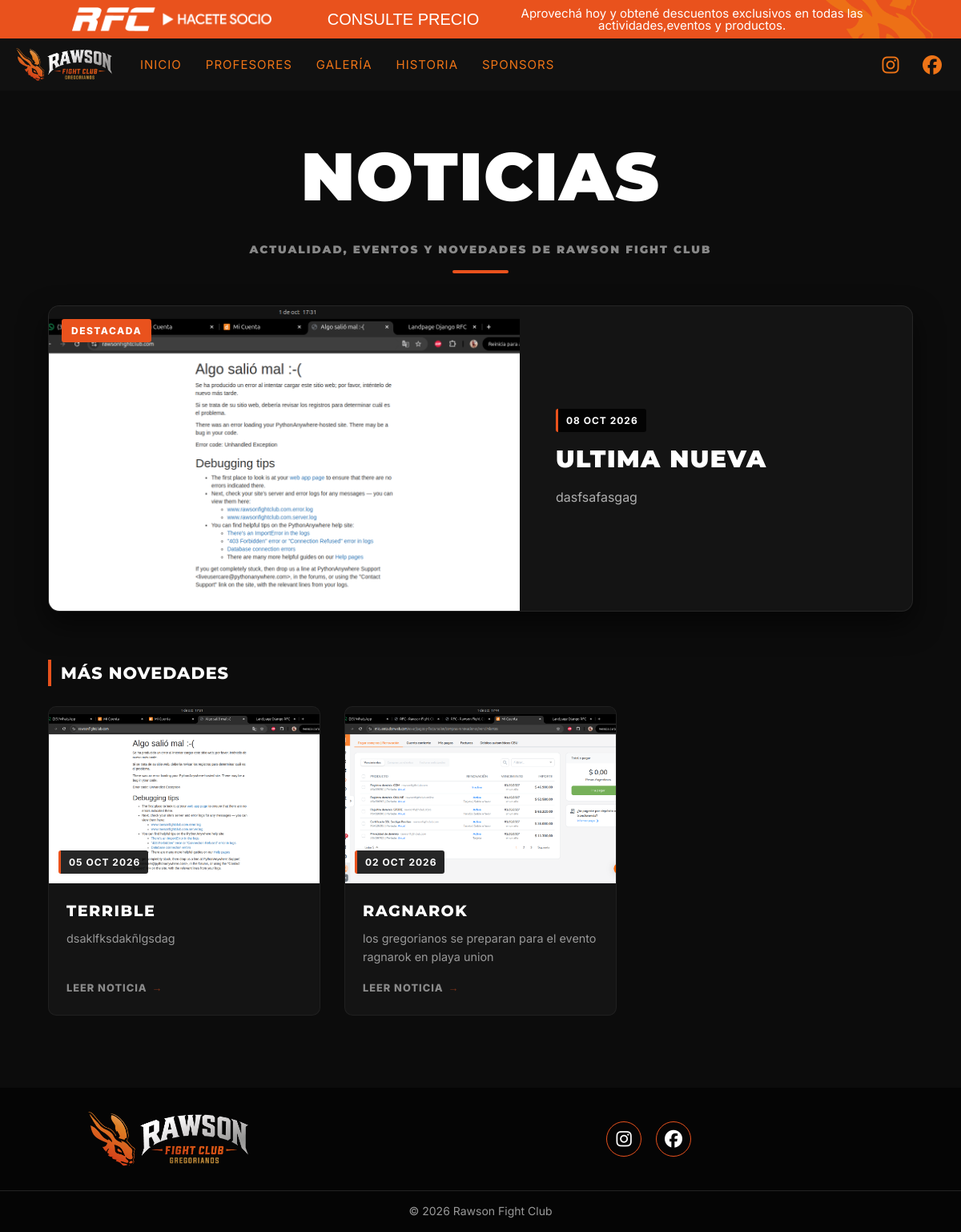
The page /noticias/ on the database as committed earlier.
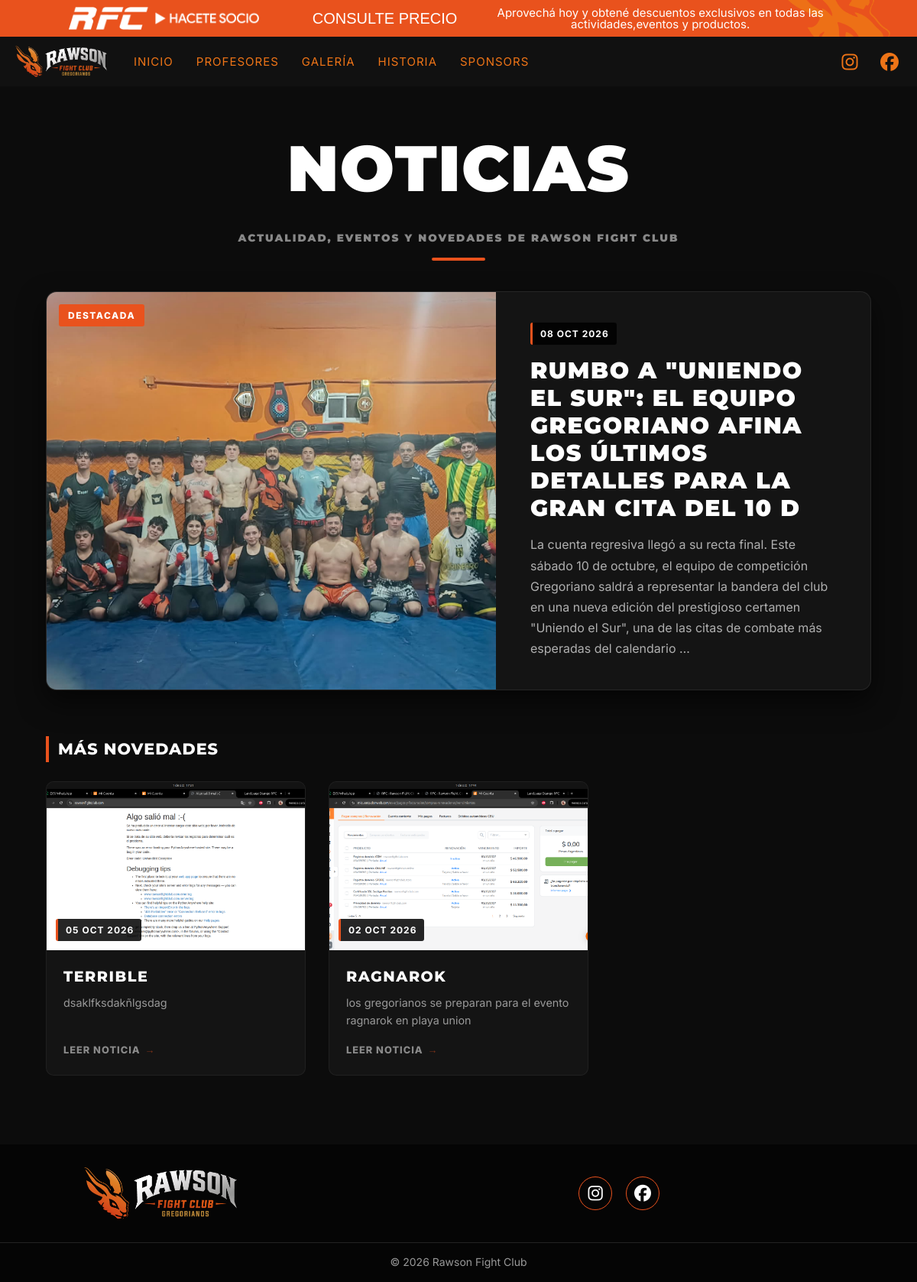
The same page on the database as committed later.
### noticias/models.py (models this page shows, shortened)
class Noticia (models.Model):
    titulo = models.CharField(max_length=100)
    slug = models.SlugField(
      max_length=220,
      unique=True,
      blank=True,
      help_text="Identificador único para la URL. Se autogenera si se deja vacío.",
    )
    contenido= models.TextField()
    imagen= models.ImageField(upload_to="noticias/")
    fecha_publicacion= models.DateField(auto_now_add=True)
    publicada = models.BooleanField(default=True)
    destacada = models.BooleanField(default=False)

### noticias/views.py (the view)
# urls.py: path("", views.lista_noticias, name="lista_noticias"),
def lista_noticias(request):
    noticias_queryset = (
        Noticia.objects
        .filter(publicada=True)
        .order_by("-fecha_publicacion")
    )
    destacada = noticias_queryset.first()
    noticias_resto = noticias_queryset[1:] if destacada else []
    return render(
        request,
        "noticias/lista_noticias.html",
        {
            "destacada": destacada,
            "noticias": noticias_resto,
        }
    )

### noticias/templates/noticias/lista_noticias.html (shortened to what this page needs)
{% extends 'web/base.html' %}
{% load static %}
{% block extra_css %}
<link rel="stylesheet" href="{% static 'noticias/css/noticias.css' %}">
{% endblock %}
{% block content %}
<main class="noticias-page">
    <header class="noticias-hero-title">
        <div class="section-title">
            <h2>Noticias</h2>
            <p class="noticias-subtitulo">Actualidad, eventos y novedades de Rawson Fight Club</p>
        </div>
    </header>
    <div class="noticias-container">
        {% if destacada %}
            <section class="noticia-destacada-wrap">
                <article class="noticia-destacada-card">
                    <div class="destacada-img-box">
                        {% if destacada.imagen %}
                            <img src="{{ destacada.imagen.url }}" alt="{{ destacada.titulo }}">
                        {% else %}
                            <img src="{% static 'web/img/home/homecarrusel1.png' %}" alt="{{ destacada.titulo }}">
                        {% endif %}
                        <span class="badge-destacada">Destacada</span>
                    </div>
                    <div class="destacada-info">
                        <span class="noticia-fecha">{{ destacada.fecha_publicacion|date:"d M Y" }}</span>
                        <h3 class="destacada-titulo">{{ destacada.titulo }}</h3>
                        <p class="destacada-texto">
                            {{ destacada.contenido|truncatewords:45 }}
                        </p>
                    </div>
                </article>
            </section>
        {% endif %}
        {% if noticias %}
            <section class="noticias-grid-section">
                <h3 class="subtitulo-seccion-grid">Más Novedades</h3>
                <div class="noticias-grid">
                    {% for noticia in noticias %}
                        <article class="noticia-card">
                            <div class="noticia-img-wrap">
                                {% if noticia.imagen %}
                                    <img src="{{ noticia.imagen.url }}" alt="{{ noticia.titulo }}" loading="lazy">
                                {% else %}
                                    <img src="{% static 'web/img/home/homecarrusel1.png' %}" alt="{{ noticia.titulo }}">
                                {% endif %}
                                <span class="noticia-fecha">{{ noticia.fecha_publicacion|date:"d M Y" }}</span>
                            </div>
                            <div class="noticia-cuerpo">
                                <h4 class="noticia-titulo">{{ noticia.titulo }}</h4>
                                <p class="noticia-extracto">
                                    {{ noticia.contenido|truncatewords:20 }}
                                </p>
                                {% if noticia.slug %}
                                    <a href="{% url 'detalle_noticia' noticia.slug %}" class="noticia-link">
                                        Leer noticia <span>&rarr;</span>
                                    </a>
                                {% else %}
                                    <span class="noticia-link" style="opacity: 0.5; cursor: default;">
                                        Leer noticia <span>&rarr;</span>
                                    </span>
                                {% endif %}
                            </div>
                        </article>
                    {% endfor %}
                </div>
            </section>
        {% endif %}
    </div>
</main>
{% endblock %}

### web/templates/web/base.html (shortened to what this page needs)
{% load static %}
<!DOCTYPE html>
<html lang="es">
<head>
    <link rel="stylesheet" href="https://cdnjs.cloudflare.com/ajax/libs/font-awesome/6.5.1/css/all.min.css">
    <link rel="stylesheet" href="{% static 'web/css/base.css' %}">
    <link rel="stylesheet" href="{% static 'web/css/components/navbar.css' %}">
    <link rel="stylesheet" href="{% static 'web/css/components/topbar.css' %}">
    <link rel="stylesheet" href="{% static 'web/css/components/footer.css' %}">
    {% block extra_css %}
    {% endblock %}
</head>
<body>
   {% include "web/components/topbar.html" %}
   {% include "web/components/navbar.html" %}
    {% block content %}{% endblock %}
    {% include "web/components/footer.html" %}
</body>
</html>

### web/templates/web/components/topbar.html (shortened to what this page needs)
{% load static %}
<div class="topbar">
    <div class="container topbar-contenido">
        <img
            src="{% static 'web/img/branding/hacetesocio.png' %}"
            alt="RFC Hacete socio"
            class="topbar-promo">
            <div class="topbar-precio">
            <span class="precio">CONSULTE PRECIO</span>
        </div>
        <p class="topbar-texto">
            Aprovechá hoy y obtené descuentos exclusivos
            en todas las actividades,eventos y productos.
        </p>
            <img
            src="{% static 'web/img/branding/rfcrabbit.png' %}"
            alt=""
            class="topbar-conejo">
    </div>
</div>

### web/templates/web/components/navbar.html (shortened to what this page needs)
{% load static %}
<nav class="navbar">
    <div class="container navbar-contenido">
        <a href="{% url 'home' %}" class="logo">
            <img
                src="{% static 'web/img/branding/logonav.png' %}"
                alt="Rawson Fight Club">
        </a>
        <ul class="menu" id="menu">
            <li><a href="{% url 'home' %}">Inicio</a></li>
            <li><a href="#entrenadores">Profesores</a></li>
            <li><a href="#galeria">Galería</a></li>
            <li><a href="#historia">Historia</a></li>
            <li><a href="#sponsors">Sponsors</a></li>
        </ul>
        <div class="social">
            <a href="https://www.instagram.com/rfc_clubgregoriano/" target="_blank">
                <i class="fab fa-instagram"></i>
            </a>
            <a href="https://www.facebook.com/share/17oW4tDJbC/" target="_blank">
                <i class="fab fa-facebook"></i>
            </a>
        </div>
    </div>
</nav>

### web/templates/web/components/footer.html
{% load static %}
<footer class="footer-rfc">
    <div class="container footer-contenido">
        <div class="footer-marca">
            <img
                src="{% static 'web/img/branding/logonav.png' %}"
                alt="Rawson Fight Club">
        </div>
        <div class="footer-redes">
            <a
                href="https://www.instagram.com/rfc_clubgregoriano/"
                target="_blank"
                rel="noopener noreferrer"
                aria-label="Instagram">
                <i class="fab fa-instagram"></i>
            </a>
            <a
                href="https://www.facebook.com/share/17oW4tDJbC/"
                target="_blank"
                rel="noopener noreferrer"
                aria-label="Facebook">
                <i class="fab fa-facebook"></i>
            </a>
        </div>
    </div>
    <div class="footer-copy">
        <p>© 2026 Rawson Fight Club</p>
    </div>
</footer>

### web/static/web/css/base.css (style rules this page uses)
*, *::before, *::after { margin: 0; padding: 0; box-sizing: border-box; }
html { scroll-behavior: smooth; }
html, body { width: 100%; max-width: 100%; overflow-x: hidden; background-color: var(--negro-rfc); color: var(--blanco-rfc); font-family: var(--fuente-cuerpo); line-height: 1.6; }
:root { --negro-rfc: #111111; --negro-superficie: #181818; --naranja-rfc: #E9521D; --naranja-claro-rfc: #EE7417; --dorado-rfc: #AE8034; --blanco-rfc: #FFFFFF; --borde-sutil: rgba(255, 255, 255, 0.08); --color-principal: var(--naranja-rfc); --color-principal-hover: var(--naranja-claro-rfc); --color-texto-secundario: #b5b5b5; --fuente-titulos: 'Impact', 'Montserrat', 'Impact', system-ui, sans-serif; --fuente-cuerpo: 'Inter', system-ui, sans-serif; --transicion: all 0.25s ease; }
.container { width: min(1200px, 90%); margin-inline: auto; }
h1, h2, h3, h4, .section-title { font-family: var(--fuente-titulos); text-transform: uppercase; letter-spacing: 1.5px; font-weight: 900; }
.section-title { font-size: clamp(2.2rem, 5vw, 3.5rem); text-align: center; margin-bottom: 15px; color: var(--blanco-rfc); }
.section-title::after { content: ""; display: block; width: 70px; height: 4px; margin: 14px auto 0; border-radius: 2px; background: var(--color-principal); }
img { max-width: 100%; height: auto; display: block; }

### web/static/web/css/components/navbar.css (style rules this page uses)
.navbar { min-height:50px; background:#111; }
.navbar-contenido { min-height:65px; display:flex; align-items:center; width:100%; }
.logo { flex-shrink:0; margin-left:20px; margin-right:35px; display:flex; align-items:center; }
.logo img { width:120px; height:auto; display:block; }
.menu { display:flex; align-items:center; gap:30px; margin:0; padding:0; list-style:none; }
.menu a { color: var(--naranja-claro-rfc); text-decoration:none; font-family:"Inter", sans-serif; font-size:15px; font-weight:400; text-transform:uppercase; letter-spacing:1px; }
.social { margin-left:auto; display:flex; align-items:center; justify-content:center; margin-left: auto; margin-right: 20px; gap:20px; font-size:24px; }
.social a { display:flex; align-items:center; justify-content:center; width:32px; height:32px; color:var(--naranja-claro-rfc); font-size:1000 px; text-decoration:none; }

### web/static/web/css/components/topbar.css (style rules this page uses)
.topbar { position:relative; background:var(--naranja-rfc); width:100%; overflow:hidden; }
.topbar-contenido { position:relative; display:flex; align-items:center; justify-content:center; gap:30px; min-height:48px; padding:6px 30px; }
.topbar-promo { height: 30px; width: auto; display: block; flex-shrink: 0; }
.topbar-texto { position: relative; font-family:"Inter", sans-serif; margin: 0; color: white; font-size: 15px; line-height: 1; text-align: center; max-width: 520px; z-index:3; }
.topbar-precio { font-family:"League Spartan", sans-serif; display:flex; align-items:center; gap:3px; transform:translateX(40px); color:white; white-space:nowrap; }
.precio { font-size:20px; font-weight:500; }
.topbar-conejo { position:absolute; right:-25px; top:20%; transform:translateY(-50%); height:180px; width:auto; opacity:.90; z-index:1; pointer-events:none; }

### web/static/web/css/components/footer.css (style rules this page uses)
.footer-rfc { width:100%; background:#050505; color:white; }
.footer-contenido { display:grid; grid-template-columns:35% 65%; align-items:center; width:100%; padding:30px 0; background:#050505; }
.footer-marca { display:flex; justify-content:center; align-items:center; }
.footer-redes { display:flex; flex-direction:row; justify-content:center; align-items:center; gap:18px; }
.footer-marca { display:flex; align-items:center; gap:18px; }
.footer-marca img { width:100%; max-width:200px; height:auto; display:block; }
.footer-redes { display:flex; align-items:center; gap:18px; }
.footer-redes a { width:44px; height:44px; display:flex; align-items:center; justify-content:center; border:1px solid var(--naranja-rfc); border-radius:50%; color:white; font-size:22px; text-decoration:none; transition:.3s; }
.footer-copy { padding:14px 20px; border-top:1px solid rgba(255,255,255,.12); text-align:center; }
.footer-copy p { margin:0; color:#999; font-family:"Inter", sans-serif; font-size:14px; }

Rows that differ between the two databases and show on the page:
changed Noticia: imagen: a different picture; titulo "ULTIMA NUEVA" → "RUMBO A \"UNIENDO EL SUR\": EL EQUIPO GREGORIANO AFINA LOS ÚLTIMOS DETALLES PARA LA GRAN CITA DEL 10 D"; contenido "dasfsafasgag" → "La cuenta regresiva llegó a su recta final. Este sábado 10 de octubre, el equipo de competición Gregoriano saldrá a representar la bandera del club en una nueva edición del prestigioso certamen \"Uniendo el Sur\", una de las citas de combate más esperadas del calendario …"
